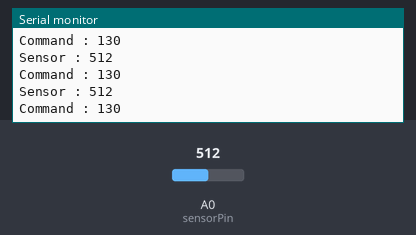
Simulated run of this sketch. Board: Arduino Uno, built with avr-gcc and run on an emulated ATmega328P. Shown: the last lines printed to the serial monitor. Inputs (shaded band) come from the test bench; at power-on: A0 (sensorPin) = 512.

Above: at 1.2 s.
1.3 s: A0 (sensorPin) set to 716
At 1.77 s:
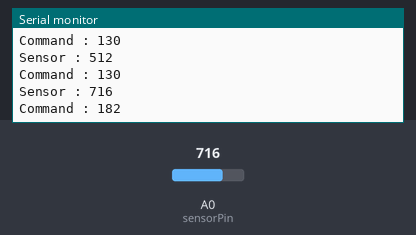
2.8 s: A0 (sensorPin) set to 900
At 2.97 s:
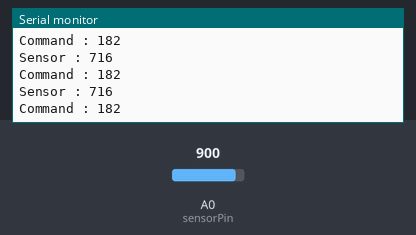
Timing chart, 0 to 5.8 s (numbered marks = the images above; inputs shaded):
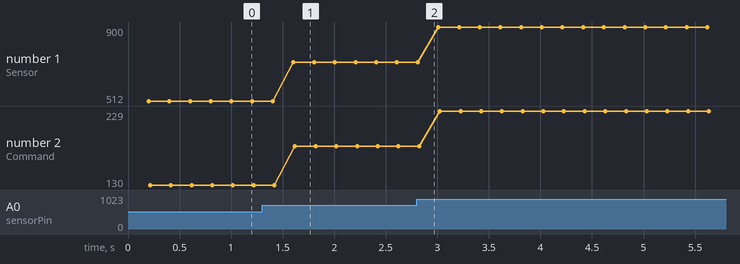

Measured:
- after the input at 1.3 s, the serial monitor: prints a new line after 0.31 s (image 1)
- plotted number 1: 512 → 716 after the input at 1.3 s, 716 → 900 after the input at 2.8 s
- plotted number 2: 130 → 182 after the input at 1.3 s, 182 → 229 after the input at 2.8 s

The sketch:

test_photores.ino
```cpp
/* Photocell controlling lamp program */
// Constants
#define DELAY 200 // Delay between two measurements in ms
#define MIN_RAW 0 // Analog minimum value
#define MAX_RAW 1000 // Analog maximum value
#define MIN_CMD 0 // Digital minimum value
#define MAX_CMD 255 // Digital maximum value

// Parameters
const int sensorPin = A0; // Pin connected to sensor
int cmd = 0;
//Variables
int sensorVal; // Analog value from the sensor

//Main
void setup(void) {
  Serial.begin(9600);
}

void loop(void) {
  sensorVal = analogRead(sensorPin);
  cmd=sensorToLed(sensorVal);
  delay(DELAY);
  Serial.print("Sensor : ");
  Serial.println(sensorVal);
  Serial.print("Command : ");
  Serial.println(cmd);
}

//Functions
int sensorToLed(int raw){
  // The LED shine when the room is dark
  int val = map(sensorVal, 0, 1000, 0, 255);
  val=max(val,MIN_CMD);
  val=min(val,MAX_CMD);
  return val;
}
```
